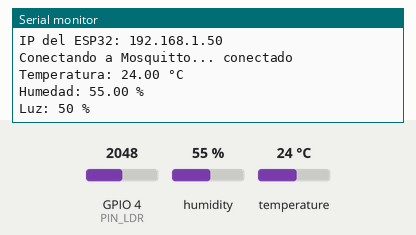
Recording of a sketch running on a simulated ESP32. Parts: the last lines printed to the serial monitor. The inputs (shaded band) are chosen by the test bench; at power-on: humidity 55 %, GPIO 4 (PIN_LDR) = 2048, temperature 24 °C (analog values on the 0–4095 scale). WiFi joins after 1.5 s; servers stay silent unless stated; no MQTT or app messages arrive unless stated.

Above: at 2.7 s.
2.8 s: humidity set to 22 %
5.5 s: GPIO 4 (PIN_LDR) set to 2866
At 7.3 s:
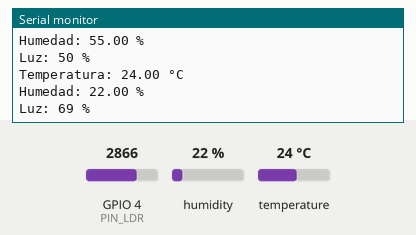
8.2 s: temperature set to 12 °C
At 10.3 s:
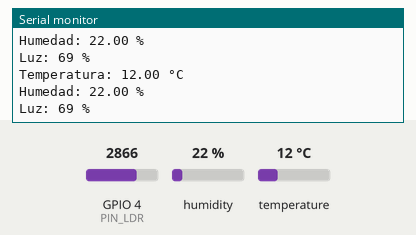
10.9 s: GPIO 4 (PIN_LDR) set to 3603
At 13.2 s:
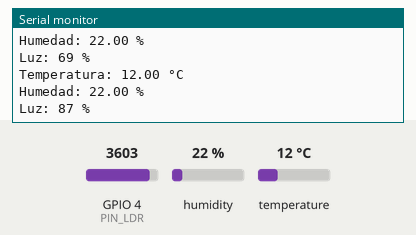
13.6 s: humidity set to 40 %
At 14.6 s:
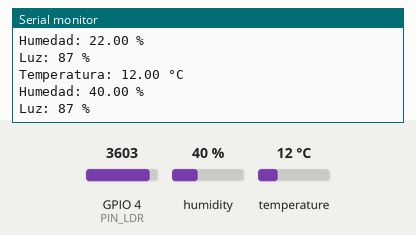
Timing chart, 0 to 16.6 s (numbered marks = the images above; inputs shaded):
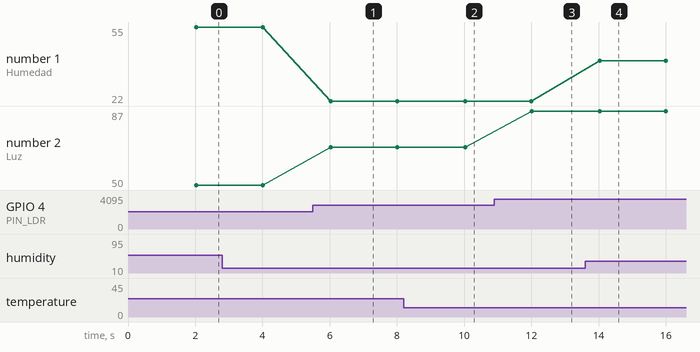

The sketch:

Taller.ino
```cpp
#include <WiFi.h>
#include <PubSubClient.h>
#include <DHT.h>


// ======================================================
// CONFIGURACIÓN WIFI
// ======================================================

const char* WIFI_SSID = "ARTEFACTOS";
const char* WIFI_PASSWORD = "s^3sQ#9teskVgnb";


// ======================================================
// CONFIGURACIÓN MQTT
// ======================================================


const char* MQTT_SERVER = "10.110.0.6";
const int MQTT_PORT = 1883;

// Topics utilizados por el dashboard React.
const char* TOPIC_TEMPERATURA = "clima/esp32/temperatura";
const char* TOPIC_HUMEDAD = "clima/esp32/humedad";
const char* TOPIC_LUZ = "clima/esp32/luz";


// ======================================================
// CONFIGURACIÓN DE SENSORES
// ======================================================

#define PIN_LDR 4
#define PIN_DHT 5
#define DHTTYPE DHT11
DHT dht(PIN_DHT, DHTTYPE);

WiFiClient wifiClient;
PubSubClient mqttClient(wifiClient);

// Enviar una lectura cada 2 segundos.
const unsigned long INTERVALO_ENVIO = 2000;

unsigned long ultimoEnvio = 0;

void conectarWiFi() {

  Serial.print("Conectando a WiFi");

  WiFi.begin(WIFI_SSID, WIFI_PASSWORD);

  while (WiFi.status() != WL_CONNECTED) {
    delay(500);
    Serial.print(".");
  }

  Serial.println();
  Serial.println("WiFi conectado");

  Serial.print("IP del ESP32: ");
  Serial.println(WiFi.localIP());
}

void conectarMQTT() {

  while (!mqttClient.connected()) {

    Serial.print("Conectando a Mosquitto...");

    // Crear un Client ID diferente para este ESP32.
    String clientId = "ESP32-";
    clientId += String(
      (uint32_t)(ESP.getEfuseMac() & 0xFFFFFFFF),
      HEX
    );

    if (mqttClient.connect(clientId.c_str())) {

      Serial.println(" conectado");

    } else {

      Serial.print(" error, rc=");
      Serial.print(mqttClient.state());
      Serial.println(". Reintentando en 2 segundos...");

      delay(2000);
    }
  }
}


// ======================================================
// LEER Y PUBLICAR SENSORES
// ======================================================

void publicarSensores() {

  float temperatura = dht.readTemperature();
  float humedad = dht.readHumidity();
  int lecturaLuz = analogRead(PIN_LDR);
  int luzPorcentaje = map(lecturaLuz, 0, 4095, 0, 100);

  String tempStr = String(temperatura, 1);
  String humStr = String(humedad, 1);
  String luzStr = String(luzPorcentaje);

  mqttClient.publish(TOPIC_TEMPERATURA, tempStr.c_str());
  mqttClient.publish(TOPIC_HUMEDAD, humStr.c_str());
  mqttClient.publish(TOPIC_LUZ, luzStr.c_str());

  Serial.print("Temperatura: ");
  Serial.print(temperatura);
  Serial.println(" °C");

  Serial.print("Humedad: ");
  Serial.print(humedad);
  Serial.println(" %");

  Serial.print("Luz: ");
  Serial.print(luzPorcentaje);
  Serial.println(" %");

}

void setup() {

  Serial.begin(115200);
  dht.begin();
  analogReadResolution(12);


  conectarWiFi();

  mqttClient.setServer(
    MQTT_SERVER,
    MQTT_PORT
  );
}

void loop() {

  // Si se pierde WiFi, volver a conectarse.
  if (WiFi.status() != WL_CONNECTED) {
    conectarWiFi();
  }

  // Si se pierde MQTT, volver a conectarse.
  if (!mqttClient.connected()) {
    conectarMQTT();
  }

  mqttClient.loop();


  // Publicar sensores cada 2 segundos.
  if (millis() - ultimoEnvio >= INTERVALO_ENVIO) {

    ultimoEnvio = millis();

    publicarSensores();
  }
}
```

Measured:
- after the input at 5.5 s, the serial monitor: prints a new line after 0.53 s (image 1)
- after the input at 8.2 s, the serial monitor: prints a new line after 1.8 s (image 2)
- after the input at 10.9 s, the serial monitor: prints a new line after 1.1 s (image 3)
- after the input at 13.6 s, the serial monitor: prints a new line after 0.43 s (image 4)
- plotted number 1: 22 → 40 after the input at 13.6 s
- plotted number 2: 50 → 69 after the input at 5.5 s, 69 → 87 after the input at 10.9 s
